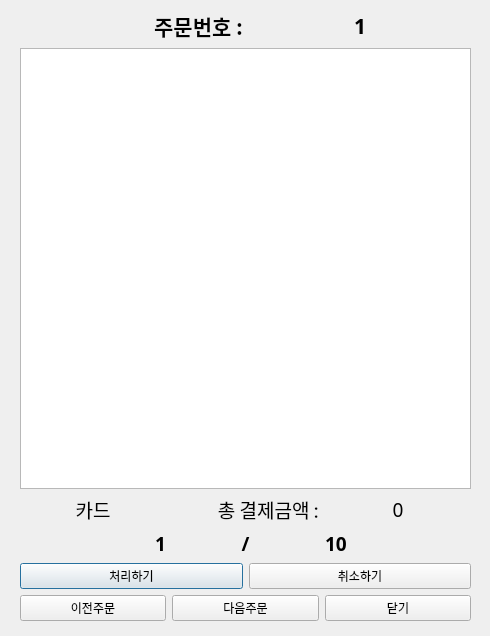
<?xml version="1.0" encoding="UTF-8"?>
<ui version="4.0">
 <class>Orders</class>
 <widget class="QDialog" name="Orders">
  <property name="geometry">
   <rect>
    <x>0</x>
    <y>0</y>
    <width>490</width>
    <height>636</height>
   </rect>
  </property>
  <property name="windowTitle">
   <string>Dialog</string>
  </property>
  <widget class="QWidget" name="layoutWidget">
   <property name="geometry">
    <rect>
     <x>20</x>
     <y>10</y>
     <width>451</width>
     <height>611</height>
    </rect>
   </property>
   <layout class="QVBoxLayout" name="verticalLayout">
    <item>
     <layout class="QHBoxLayout" name="horizontalLayout">
      <item>
       <widget class="QLabel" name="label">
        <property name="font">
         <font>
          <family>Agency FB</family>
          <pointsize>16</pointsize>
          <weight>75</weight>
          <bold>true</bold>
         </font>
        </property>
        <property name="text">
         <string>주문번호 :</string>
        </property>
        <property name="alignment">
         <set>Qt::AlignRight|Qt::AlignTrailing|Qt::AlignVCenter</set>
        </property>
       </widget>
      </item>
      <item>
       <widget class="QLabel" name="order_num_label">
        <property name="font">
         <font>
          <family>Agency FB</family>
          <pointsize>16</pointsize>
          <weight>75</weight>
          <bold>true</bold>
         </font>
        </property>
        <property name="text">
         <string>1</string>
        </property>
        <property name="alignment">
         <set>Qt::AlignCenter</set>
        </property>
       </widget>
      </item>
     </layout>
    </item>
    <item>
     <widget class="QTableWidget" name="order_info_table"/>
    </item>
    <item>
     <layout class="QHBoxLayout" name="horizontalLayout_2">
      <item>
       <widget class="QLabel" name="order_payment_method">
        <property name="font">
         <font>
          <family>Agency FB</family>
          <pointsize>14</pointsize>
         </font>
        </property>
        <property name="text">
         <string>카드</string>
        </property>
        <property name="alignment">
         <set>Qt::AlignCenter</set>
        </property>
       </widget>
      </item>
      <item>
       <widget class="QLabel" name="label_3">
        <property name="font">
         <font>
          <family>Agency FB</family>
          <pointsize>14</pointsize>
         </font>
        </property>
        <property name="text">
         <string>총 결제금액 :</string>
        </property>
        <property name="alignment">
         <set>Qt::AlignRight|Qt::AlignTrailing|Qt::AlignVCenter</set>
        </property>
       </widget>
      </item>
      <item>
       <widget class="QLabel" name="tot_order_price">
        <property name="font">
         <font>
          <family>Agency FB</family>
          <pointsize>14</pointsize>
         </font>
        </property>
        <property name="text">
         <string>0</string>
        </property>
        <property name="alignment">
         <set>Qt::AlignCenter</set>
        </property>
       </widget>
      </item>
     </layout>
    </item>
    <item>
     <layout class="QHBoxLayout" name="horizontalLayout_3">
      <item>
       <widget class="QLabel" name="current_order_page">
        <property name="font">
         <font>
          <family>Agency FB</family>
          <pointsize>14</pointsize>
          <weight>75</weight>
          <bold>true</bold>
         </font>
        </property>
        <property name="text">
         <string>1</string>
        </property>
        <property name="alignment">
         <set>Qt::AlignRight|Qt::AlignTrailing|Qt::AlignVCenter</set>
        </property>
       </widget>
      </item>
      <item>
       <widget class="QLabel" name="label_6">
        <property name="font">
         <font>
          <family>Agency FB</family>
          <pointsize>14</pointsize>
          <weight>75</weight>
          <bold>true</bold>
         </font>
        </property>
        <property name="text">
         <string>/</string>
        </property>
        <property name="alignment">
         <set>Qt::AlignCenter</set>
        </property>
       </widget>
      </item>
      <item>
       <widget class="QLabel" name="last_order_page">
        <property name="font">
         <font>
          <family>Agency FB</family>
          <pointsize>14</pointsize>
          <weight>75</weight>
          <bold>true</bold>
         </font>
        </property>
        <property name="text">
         <string>10</string>
        </property>
       </widget>
      </item>
     </layout>
    </item>
    <item>
     <layout class="QHBoxLayout" name="horizontalLayout_4">
      <item>
       <widget class="QPushButton" name="order_proc_btn">
        <property name="text">
         <string>처리하기</string>
        </property>
       </widget>
      </item>
      <item>
       <widget class="QPushButton" name="order_cancel_btn">
        <property name="text">
         <string>취소하기</string>
        </property>
       </widget>
      </item>
     </layout>
    </item>
    <item>
     <layout class="QHBoxLayout" name="horizontalLayout_5">
      <item>
       <widget class="QPushButton" name="pre_order_btn">
        <property name="text">
         <string>이전주문</string>
        </property>
       </widget>
      </item>
      <item>
       <widget class="QPushButton" name="next_order_btn">
        <property name="text">
         <string>다음주문</string>
        </property>
       </widget>
      </item>
      <item>
       <widget class="QPushButton" name="exit_btn">
        <property name="text">
         <string>닫기</string>
        </property>
       </widget>
      </item>
     </layout>
    </item>
   </layout>
  </widget>
 </widget>
 <resources/>
 <connections/>
</ui>
